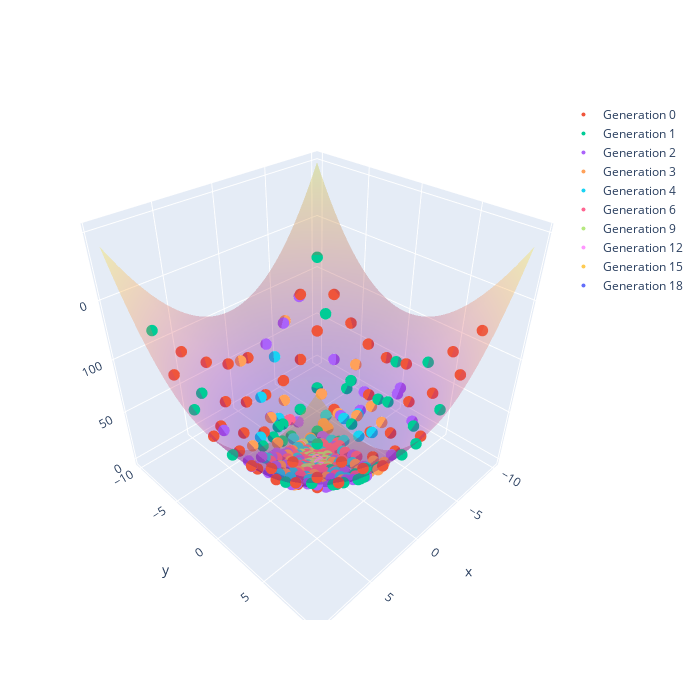

The notebook cell saved with this chart:
### Code cell
xs, ys, x, y = make_mesh(LIMITS)

z = xs**2 + ys**2

fig = go.Figure()
fig.add_trace(go.Surface(x=x,y=y,z=z, opacity=0.3,showscale=False))

for i, gen in enumerate(randMutation.generation_history):
    if i < 20 and (i < 5 or i % 3 == 0):
        ptsx = np.array([x for x, _ in gen])
        ptsy = np.array([y for _, y in gen])
        ptsz = ptsx**2 + ptsy**2
        fig.add_trace(
            go.Scatter3d(
                x=ptsx,
                y=ptsy, 
                z=ptsz, 
                mode='markers',
                marker=dict(size=4),
                name=f'Generation {i}'
            )
        )
        

fig.update_layout(width=700, height=700, showlegend=True)
fig.show()
